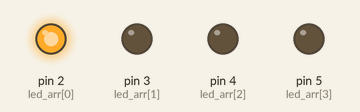
Simulated run of this sketch. Board: Arduino Uno, built with avr-gcc and run on an emulated ATmega328P. Parts: output pins drawn as LEDs (lit = HIGH).

Above: at 0.5 s.
At 4.5 s:
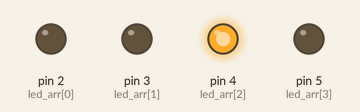
At 6.5 s:
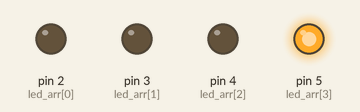
At 7.5 s:
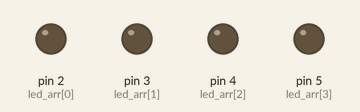
At 14.5 s:
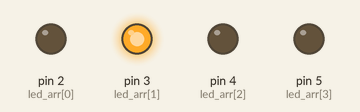
Timing chart, 0 to 15.6 s (numbered marks = the images above):
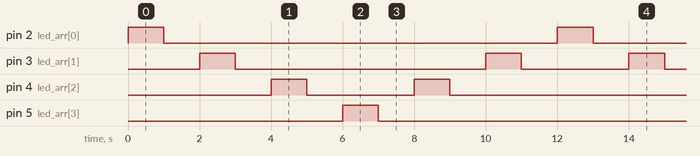

Measured:
- by itself, pin 2 (led_arr[0]), pin 5 (led_arr[3]): alternates HIGH for 1.0 s and LOW for 11.0 s
- by itself, pin 3 (led_arr[1]): repeats every 12.0 s: LOW 7.0 s, HIGH 1.0 s, LOW 3.0 s, HIGH 1.0 s
- by itself, pin 4 (led_arr[2]): repeats every 12.0 s: LOW 3.0 s, HIGH 1.0 s, LOW 7.0 s, HIGH 1.0 s

The sketch:

ans1.ino
```cpp
// LED 1 -> 2 -> 3 -> 4 -> 3 -> 2 -> 1->        2 -> 3 -> 4 - > 3 - > 2 ->    3 -> 4 -> 3

int led_arr[4] = {2,3,4,5};
int n =3;
void setup() {
  // put your setup code here, to run once:
  pinMode(led_arr[0],OUTPUT);
  pinMode(led_arr[1],OUTPUT);
  pinMode(led_arr[2],OUTPUT);
  pinMode(led_arr[3],OUTPUT);
}

void loop() {
  // put your main code here, to run repeatedly:
// LED를 ON 합니다.
for(int i=0;i<4;i++){
  digitalWrite(led_arr[i], HIGH);
  // 1초간 대기합니다.
  delay(1000);
  // LED를 OFF 합니다.
  digitalWrite(led_arr[i],LOW);
  // 1초간 대기합니다.
  delay(1000);
}
for(int i=2;i>0;i--){
  digitalWrite(led_arr[i], HIGH);
  // 1초간 대기합니다.
  delay(1000);
  // LED를 OFF 합니다.
  digitalWrite(led_arr[i],LOW);
  // 1초간 대기합니다.
  delay(1000);
}
}
```
